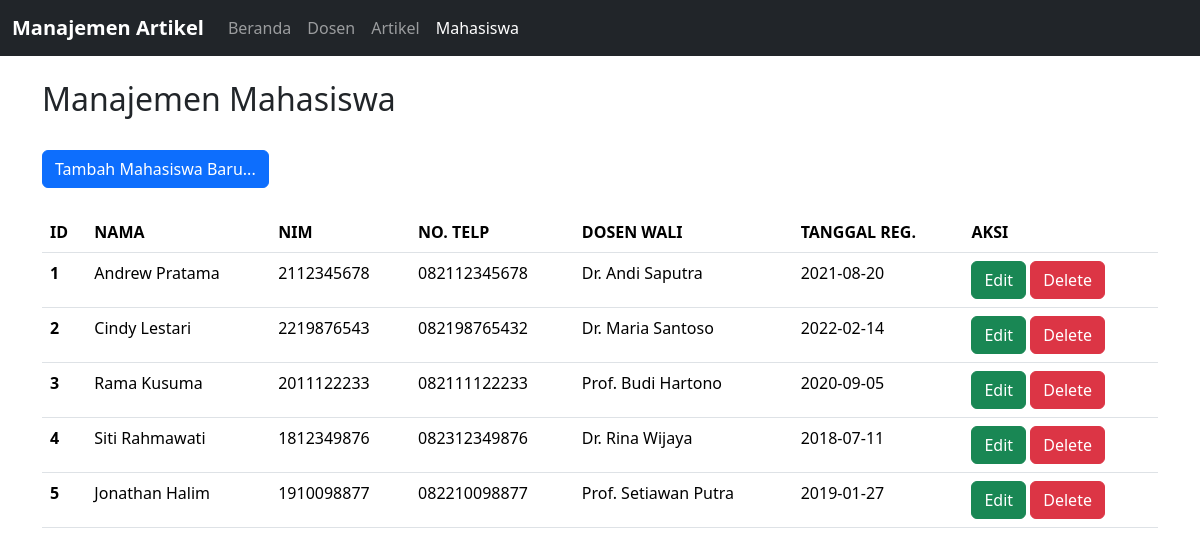
Page /Project/index.php?page=students on the earlier database version.
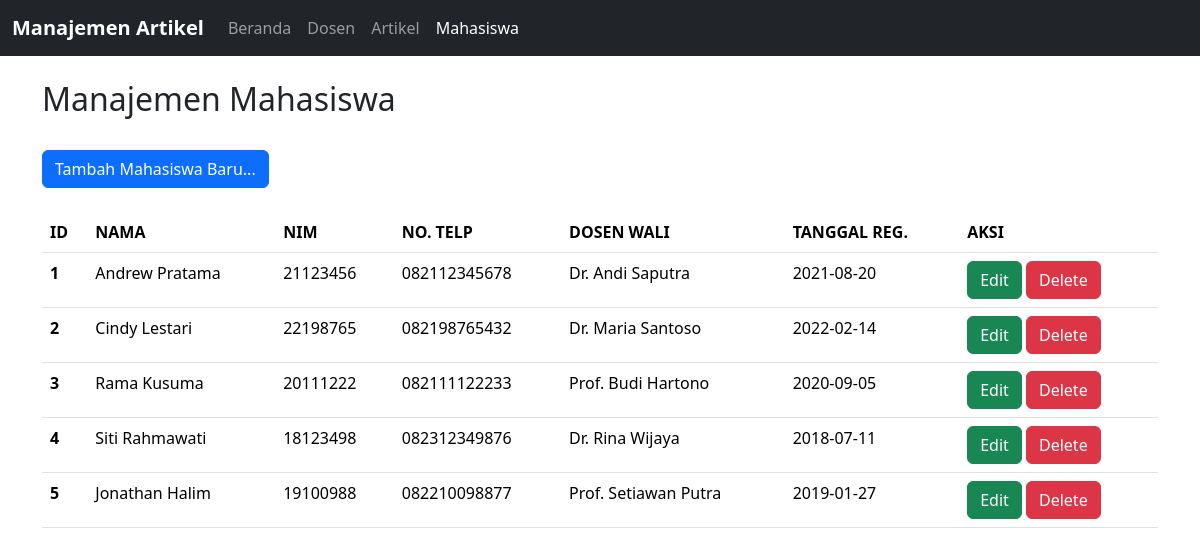
Same page on the later database version.
### tables this page shows
CREATE TABLE students (
    id INT AUTO_INCREMENT PRIMARY KEY,
    name VARCHAR(128) NOT NULL,
    nim VARCHAR(16) NOT NULL UNIQUE,
    phone VARCHAR(32) NOT NULL,
    join_date DATE NOT NULL,
    lecturer_id INT NOT NULL,
    FOREIGN KEY (lecturer_id) REFERENCES lecturers(id)
);

CREATE TABLE lecturers (
    id INT AUTO_INCREMENT PRIMARY KEY,
    name VARCHAR(128) NOT NULL,
    nidn VARCHAR(16) NOT NULL UNIQUE,
    phone VARCHAR(32) NOT NULL,
    join_date DATE NOT NULL
);

### Project/controllers/StudentController.php (called while the page is built, shortened)
<?php
include_once("models/Student.php");
class StudentController {
    private $student_model;
    private $view;
    public function __construct() {
        $this->student_model = new Student();
        $this->view = "views/StudentView.php";
    }
    public function render() {
        $student_data = $this->student_model->getAllStudents();
        include_once($this->view);
    }
}
?>

### Project/models/Database.php (called while the page is built)
<?php
class Database {
    private $host = "localhost";
    private $username = "root";
    private $password = "";
    private $dbname = "tp8_mvc25";
    public $db;
    public function __construct() {
        try {
            $this->db = new PDO("mysql:host=$this->host;dbname=$this->dbname", $this->username, $this->password);
            $this->db->setAttribute(PDO::ATTR_ERRMODE, PDO::ERRMODE_EXCEPTION);
        } catch (PDOException $e) {
            die("Database connection failed: " . $e->getMessage());
        }
    }
    public function executeQuery($query, $params = []) {
        try {
            $stmt = $this->db->prepare($query);
            $stmt->execute($params);
            return $stmt;
        } catch (PDOException $e) {
            die("Error executing database query due to: " . $e->getMessage());
        }
    }
}
?>

### Project/models/Student.php (called while the page is built, shortened)
<?php
include_once("models/Database.php");
class Student extends Database {
    private $table_name = "students";
    public function getAllStudents() {
        $stmt = $this->executeQuery("SELECT students.id, students.name, students.nim, students.phone, students.join_date, students.lecturer_id, lecturers.name AS lecturer_name
                                            FROM $this->table_name
                                            INNER JOIN lecturers ON students.lecturer_id = lecturers.id");
        if (isset($stmt)) {
            return $stmt->fetchAll(PDO::FETCH_ASSOC);
        }
    }
}
?>

### Project/views/StudentView.get.php (the view)
<div class="row mb-4 ">
	<div class="col-md-12">
		<h2 class="heading-section">Manajemen Mahasiswa</h2>
	</div>
</div>
<div class="mb-4">
    <button type="button" onclick="location.href='?page=students&action=add'" class="btn mb-2 mb-md-0 btn-primary">Tambah Mahasiswa	 Baru...</button>
</div>
<table class="table">
    <thead>
        <tr>
        <th>ID</th>
        <th>NAMA</th>
        <th>NIM</th>
        <th>NO. TELP</th>
        <th>DOSEN WALI</th>
        <th>TANGGAL REG.</th>
        <th>AKSI</th>
        </tr>
    </thead>
    <tbody>
        <?php
            foreach ($student_data as $row):
                $del_script = "if (confirm(\"Yakin ingin menghapus data?\")) { location.href = \"?page=students&action=delete&id=$row[id]\" }";
                echo "
            <tr>
                <th>$row[id]</th>
                <td>$row[name]</td>
                <td>$row[nim]</td>
                <td>$row[phone]</td>
                <td>$row[lecturer_name]</td>
                <td>$row[join_date]</td>
                <td>
                        <a class='btn btn-success' href='?page=students&action=edit&id=$row[id]'>Edit</a>
                        <button class='btn btn-danger' type='button' onclick='$del_script'>Delete</button>
                        </td>
            </tr>
            ";
            endforeach;
        ?>
    </tbody>
</table>

Differences in the rows shown:
changed students "Andrew Pratama": nim "2112345678" → "21123456"
changed students "Cindy Lestari": nim "2219876543" → "22198765"
changed students "Rama Kusuma": nim "2011122233" → "20111222"
changed students "Siti Rahmawati": nim "1812349876" → "18123498"
changed students "Jonathan Halim": nim "1910098877" → "19100988"
